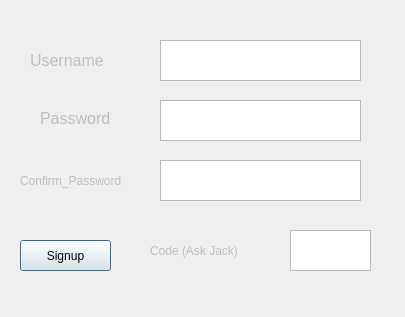
<?xml version="1.0" encoding="UTF-8"?>
<ui version="4.0">
 <class>Dialog</class>
 <widget class="QDialog" name="Dialog">
  <property name="geometry">
   <rect>
    <x>0</x>
    <y>0</y>
    <width>405</width>
    <height>317</height>
   </rect>
  </property>
  <property name="windowTitle">
   <string>Dialog</string>
  </property>
  <widget class="QDialogButtonBox" name="buttonBox">
   <property name="geometry">
    <rect>
     <x>20</x>
     <y>180</y>
     <width>231</width>
     <height>32</height>
    </rect>
   </property>
   <property name="layoutDirection">
    <enum>Qt::LeftToRight</enum>
   </property>
   <property name="orientation">
    <enum>Qt::Horizontal</enum>
   </property>
   <property name="centerButtons">
    <bool>true</bool>
   </property>
  </widget>
  <widget class="QPushButton" name="Signup_btn">
   <property name="geometry">
    <rect>
     <x>20</x>
     <y>240</y>
     <width>91</width>
     <height>31</height>
    </rect>
   </property>
   <property name="text">
    <string>Signup</string>
   </property>
  </widget>
  <widget class="QTextEdit" name="Username">
   <property name="geometry">
    <rect>
     <x>160</x>
     <y>40</y>
     <width>201</width>
     <height>41</height>
    </rect>
   </property>
  </widget>
  <widget class="QLabel" name="label">
   <property name="enabled">
    <bool>false</bool>
   </property>
   <property name="geometry">
    <rect>
     <x>30</x>
     <y>50</y>
     <width>111</width>
     <height>21</height>
    </rect>
   </property>
   <property name="font">
    <font>
     <pointsize>12</pointsize>
    </font>
   </property>
   <property name="text">
    <string>Username</string>
   </property>
  </widget>
  <widget class="QLabel" name="label_2">
   <property name="enabled">
    <bool>false</bool>
   </property>
   <property name="geometry">
    <rect>
     <x>40</x>
     <y>110</y>
     <width>101</width>
     <height>16</height>
    </rect>
   </property>
   <property name="font">
    <font>
     <pointsize>12</pointsize>
    </font>
   </property>
   <property name="text">
    <string>Password</string>
   </property>
  </widget>
  <widget class="QTextEdit" name="Password">
   <property name="geometry">
    <rect>
     <x>160</x>
     <y>100</y>
     <width>201</width>
     <height>41</height>
    </rect>
   </property>
  </widget>
  <widget class="QTextEdit" name="Password_2">
   <property name="geometry">
    <rect>
     <x>160</x>
     <y>160</y>
     <width>201</width>
     <height>41</height>
    </rect>
   </property>
  </widget>
  <widget class="QLabel" name="label_3">
   <property name="enabled">
    <bool>false</bool>
   </property>
   <property name="geometry">
    <rect>
     <x>20</x>
     <y>170</y>
     <width>121</width>
     <height>21</height>
    </rect>
   </property>
   <property name="font">
    <font>
     <pointsize>9</pointsize>
    </font>
   </property>
   <property name="text">
    <string>Confirm_Password</string>
   </property>
  </widget>
  <widget class="QTextEdit" name="Password_3">
   <property name="geometry">
    <rect>
     <x>290</x>
     <y>230</y>
     <width>81</width>
     <height>41</height>
    </rect>
   </property>
  </widget>
  <widget class="QLabel" name="label_4">
   <property name="enabled">
    <bool>false</bool>
   </property>
   <property name="geometry">
    <rect>
     <x>150</x>
     <y>240</y>
     <width>121</width>
     <height>21</height>
    </rect>
   </property>
   <property name="font">
    <font>
     <pointsize>9</pointsize>
    </font>
   </property>
   <property name="text">
    <string>Code (Ask Jack)</string>
   </property>
  </widget>
 </widget>
 <resources/>
 <connections/>
</ui>
